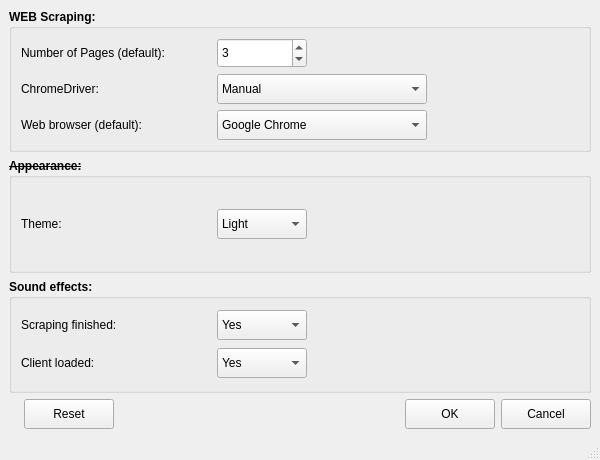
<?xml version="1.0" encoding="UTF-8"?>
<ui version="4.0">
 <class>SettingsWindow</class>
 <widget class="QMainWindow" name="SettingsWindow">
  <property name="geometry">
   <rect>
    <x>0</x>
    <y>0</y>
    <width>600</width>
    <height>460</height>
   </rect>
  </property>
  <property name="minimumSize">
   <size>
    <width>600</width>
    <height>460</height>
   </size>
  </property>
  <property name="maximumSize">
   <size>
    <width>600</width>
    <height>460</height>
   </size>
  </property>
  <property name="font">
   <font>
    <pointsize>9</pointsize>
   </font>
  </property>
  <property name="windowTitle">
   <string>Settings</string>
  </property>
  <widget class="QWidget" name="centralwidget">
   <layout class="QVBoxLayout" name="verticalLayout_4">
    <item>
     <widget class="QGroupBox" name="groupBox">
      <property name="font">
       <font>
        <pointsize>9</pointsize>
        <weight>75</weight>
        <bold>true</bold>
       </font>
      </property>
      <property name="title">
       <string>WEB Scraping:</string>
      </property>
      <layout class="QVBoxLayout" name="verticalLayout">
       <item>
        <layout class="QHBoxLayout" name="horizontalLayout_7">
         <item>
          <widget class="QLabel" name="label">
           <property name="minimumSize">
            <size>
             <width>190</width>
             <height>30</height>
            </size>
           </property>
           <property name="maximumSize">
            <size>
             <width>190</width>
             <height>30</height>
            </size>
           </property>
           <property name="font">
            <font>
             <weight>50</weight>
             <bold>false</bold>
            </font>
           </property>
           <property name="text">
            <string>Number of Pages (default):</string>
           </property>
          </widget>
         </item>
         <item>
          <widget class="QSpinBox" name="spinBox_number_of_pages_default">
           <property name="minimumSize">
            <size>
             <width>90</width>
             <height>30</height>
            </size>
           </property>
           <property name="maximumSize">
            <size>
             <width>90</width>
             <height>30</height>
            </size>
           </property>
           <property name="font">
            <font>
             <pointsize>9</pointsize>
             <weight>50</weight>
             <bold>false</bold>
            </font>
           </property>
           <property name="styleSheet">
            <string notr="true"/>
           </property>
           <property name="minimum">
            <number>1</number>
           </property>
           <property name="maximum">
            <number>15</number>
           </property>
           <property name="value">
            <number>3</number>
           </property>
          </widget>
         </item>
         <item>
          <spacer name="horizontalSpacer_6">
           <property name="orientation">
            <enum>Qt::Horizontal</enum>
           </property>
           <property name="sizeHint" stdset="0">
            <size>
             <width>40</width>
             <height>20</height>
            </size>
           </property>
          </spacer>
         </item>
        </layout>
       </item>
       <item>
        <layout class="QHBoxLayout" name="horizontalLayout_6">
         <item>
          <widget class="QLabel" name="label_2">
           <property name="minimumSize">
            <size>
             <width>190</width>
             <height>30</height>
            </size>
           </property>
           <property name="maximumSize">
            <size>
             <width>190</width>
             <height>30</height>
            </size>
           </property>
           <property name="font">
            <font>
             <weight>50</weight>
             <bold>false</bold>
             <strikeout>false</strikeout>
            </font>
           </property>
           <property name="text">
            <string>ChromeDriver:</string>
           </property>
          </widget>
         </item>
         <item>
          <widget class="QComboBox" name="comboBox_ChromeDriver">
           <property name="minimumSize">
            <size>
             <width>210</width>
             <height>30</height>
            </size>
           </property>
           <property name="maximumSize">
            <size>
             <width>210</width>
             <height>30</height>
            </size>
           </property>
           <property name="font">
            <font>
             <pointsize>9</pointsize>
             <weight>50</weight>
             <bold>false</bold>
             <strikeout>false</strikeout>
            </font>
           </property>
           <property name="styleSheet">
            <string notr="true"/>
           </property>
           <item>
            <property name="text">
             <string>Manual</string>
            </property>
           </item>
           <item>
            <property name="text">
             <string>Library webdriver-manager</string>
            </property>
           </item>
          </widget>
         </item>
         <item>
          <spacer name="horizontalSpacer_7">
           <property name="orientation">
            <enum>Qt::Horizontal</enum>
           </property>
           <property name="sizeHint" stdset="0">
            <size>
             <width>40</width>
             <height>20</height>
            </size>
           </property>
          </spacer>
         </item>
        </layout>
       </item>
       <item>
        <layout class="QHBoxLayout" name="horizontalLayout_5">
         <item>
          <widget class="QLabel" name="label_3">
           <property name="minimumSize">
            <size>
             <width>190</width>
             <height>30</height>
            </size>
           </property>
           <property name="maximumSize">
            <size>
             <width>190</width>
             <height>30</height>
            </size>
           </property>
           <property name="font">
            <font>
             <weight>50</weight>
             <bold>false</bold>
             <strikeout>false</strikeout>
            </font>
           </property>
           <property name="text">
            <string>Web browser (default):</string>
           </property>
          </widget>
         </item>
         <item>
          <widget class="QComboBox" name="comboBox_Web_browser">
           <property name="minimumSize">
            <size>
             <width>210</width>
             <height>30</height>
            </size>
           </property>
           <property name="maximumSize">
            <size>
             <width>210</width>
             <height>30</height>
            </size>
           </property>
           <property name="font">
            <font>
             <weight>50</weight>
             <bold>false</bold>
             <strikeout>false</strikeout>
            </font>
           </property>
           <item>
            <property name="text">
             <string>Google Chrome</string>
            </property>
           </item>
           <item>
            <property name="text">
             <string>Firefox Browser</string>
            </property>
           </item>
          </widget>
         </item>
         <item>
          <spacer name="horizontalSpacer_5">
           <property name="orientation">
            <enum>Qt::Horizontal</enum>
           </property>
           <property name="sizeHint" stdset="0">
            <size>
             <width>40</width>
             <height>20</height>
            </size>
           </property>
          </spacer>
         </item>
        </layout>
       </item>
      </layout>
     </widget>
    </item>
    <item>
     <widget class="QGroupBox" name="groupBox_2">
      <property name="font">
       <font>
        <pointsize>9</pointsize>
        <weight>75</weight>
        <bold>true</bold>
        <strikeout>true</strikeout>
       </font>
      </property>
      <property name="title">
       <string>Appearance:</string>
      </property>
      <layout class="QVBoxLayout" name="verticalLayout_2">
       <item>
        <layout class="QHBoxLayout" name="horizontalLayout_4">
         <item>
          <widget class="QLabel" name="label_7">
           <property name="minimumSize">
            <size>
             <width>190</width>
             <height>30</height>
            </size>
           </property>
           <property name="maximumSize">
            <size>
             <width>190</width>
             <height>30</height>
            </size>
           </property>
           <property name="font">
            <font>
             <weight>50</weight>
             <bold>false</bold>
             <strikeout>false</strikeout>
            </font>
           </property>
           <property name="text">
            <string>Theme:</string>
           </property>
          </widget>
         </item>
         <item>
          <widget class="QComboBox" name="comboBox_Theme">
           <property name="minimumSize">
            <size>
             <width>90</width>
             <height>30</height>
            </size>
           </property>
           <property name="maximumSize">
            <size>
             <width>90</width>
             <height>30</height>
            </size>
           </property>
           <property name="font">
            <font>
             <weight>50</weight>
             <bold>false</bold>
             <strikeout>false</strikeout>
            </font>
           </property>
           <item>
            <property name="text">
             <string>Light</string>
            </property>
           </item>
           <item>
            <property name="text">
             <string>Dark</string>
            </property>
           </item>
          </widget>
         </item>
         <item>
          <spacer name="horizontalSpacer_4">
           <property name="orientation">
            <enum>Qt::Horizontal</enum>
           </property>
           <property name="sizeHint" stdset="0">
            <size>
             <width>40</width>
             <height>20</height>
            </size>
           </property>
          </spacer>
         </item>
        </layout>
       </item>
      </layout>
     </widget>
    </item>
    <item>
     <widget class="QGroupBox" name="groupBox_3">
      <property name="font">
       <font>
        <pointsize>9</pointsize>
        <weight>75</weight>
        <bold>true</bold>
       </font>
      </property>
      <property name="title">
       <string>Sound effects:</string>
      </property>
      <layout class="QVBoxLayout" name="verticalLayout_3">
       <item>
        <layout class="QHBoxLayout" name="horizontalLayout_2">
         <item>
          <widget class="QLabel" name="label_8">
           <property name="minimumSize">
            <size>
             <width>190</width>
             <height>30</height>
            </size>
           </property>
           <property name="maximumSize">
            <size>
             <width>190</width>
             <height>30</height>
            </size>
           </property>
           <property name="font">
            <font>
             <weight>50</weight>
             <bold>false</bold>
            </font>
           </property>
           <property name="text">
            <string>Scraping finished:</string>
           </property>
          </widget>
         </item>
         <item>
          <widget class="QComboBox" name="comboBox_ScrapingFinished">
           <property name="minimumSize">
            <size>
             <width>90</width>
             <height>30</height>
            </size>
           </property>
           <property name="maximumSize">
            <size>
             <width>90</width>
             <height>30</height>
            </size>
           </property>
           <property name="font">
            <font>
             <weight>50</weight>
             <bold>false</bold>
            </font>
           </property>
           <item>
            <property name="text">
             <string>Yes</string>
            </property>
           </item>
           <item>
            <property name="text">
             <string>No</string>
            </property>
           </item>
          </widget>
         </item>
         <item>
          <spacer name="horizontalSpacer_2">
           <property name="orientation">
            <enum>Qt::Horizontal</enum>
           </property>
           <property name="sizeHint" stdset="0">
            <size>
             <width>40</width>
             <height>20</height>
            </size>
           </property>
          </spacer>
         </item>
        </layout>
       </item>
       <item>
        <layout class="QHBoxLayout" name="horizontalLayout_3">
         <item>
          <widget class="QLabel" name="label_9">
           <property name="minimumSize">
            <size>
             <width>190</width>
             <height>30</height>
            </size>
           </property>
           <property name="maximumSize">
            <size>
             <width>190</width>
             <height>30</height>
            </size>
           </property>
           <property name="font">
            <font>
             <weight>50</weight>
             <bold>false</bold>
            </font>
           </property>
           <property name="text">
            <string>Client loaded:</string>
           </property>
          </widget>
         </item>
         <item>
          <widget class="QComboBox" name="comboBox_ClientLoaded">
           <property name="minimumSize">
            <size>
             <width>90</width>
             <height>30</height>
            </size>
           </property>
           <property name="maximumSize">
            <size>
             <width>90</width>
             <height>30</height>
            </size>
           </property>
           <property name="font">
            <font>
             <weight>50</weight>
             <bold>false</bold>
            </font>
           </property>
           <item>
            <property name="text">
             <string>Yes</string>
            </property>
           </item>
           <item>
            <property name="text">
             <string>No</string>
            </property>
           </item>
          </widget>
         </item>
         <item>
          <spacer name="horizontalSpacer_3">
           <property name="orientation">
            <enum>Qt::Horizontal</enum>
           </property>
           <property name="sizeHint" stdset="0">
            <size>
             <width>40</width>
             <height>20</height>
            </size>
           </property>
          </spacer>
         </item>
        </layout>
       </item>
      </layout>
     </widget>
    </item>
    <item>
     <layout class="QHBoxLayout" name="horizontalLayout">
      <property name="leftMargin">
       <number>15</number>
      </property>
      <property name="rightMargin">
       <number>0</number>
      </property>
      <item>
       <widget class="QPushButton" name="button_reset">
        <property name="minimumSize">
         <size>
          <width>90</width>
          <height>30</height>
         </size>
        </property>
        <property name="maximumSize">
         <size>
          <width>90</width>
          <height>30</height>
         </size>
        </property>
        <property name="font">
         <font/>
        </property>
        <property name="styleSheet">
         <string notr="true"/>
        </property>
        <property name="text">
         <string>Reset</string>
        </property>
       </widget>
      </item>
      <item>
       <spacer name="horizontalSpacer">
        <property name="orientation">
         <enum>Qt::Horizontal</enum>
        </property>
        <property name="sizeType">
         <enum>QSizePolicy::Expanding</enum>
        </property>
        <property name="sizeHint" stdset="0">
         <size>
          <width>350</width>
          <height>20</height>
         </size>
        </property>
       </spacer>
      </item>
      <item>
       <widget class="QPushButton" name="button_ok">
        <property name="minimumSize">
         <size>
          <width>90</width>
          <height>30</height>
         </size>
        </property>
        <property name="maximumSize">
         <size>
          <width>90</width>
          <height>30</height>
         </size>
        </property>
        <property name="font">
         <font/>
        </property>
        <property name="styleSheet">
         <string notr="true"/>
        </property>
        <property name="text">
         <string>OK</string>
        </property>
       </widget>
      </item>
      <item>
       <widget class="QPushButton" name="button_cancel">
        <property name="minimumSize">
         <size>
          <width>90</width>
          <height>30</height>
         </size>
        </property>
        <property name="maximumSize">
         <size>
          <width>90</width>
          <height>30</height>
         </size>
        </property>
        <property name="font">
         <font/>
        </property>
        <property name="styleSheet">
         <string notr="true"/>
        </property>
        <property name="text">
         <string>Cancel</string>
        </property>
       </widget>
      </item>
     </layout>
    </item>
   </layout>
  </widget>
  <widget class="QStatusBar" name="statusBar"/>
 </widget>
 <resources/>
 <connections>
  <connection>
   <sender>button_cancel</sender>
   <signal>clicked()</signal>
   <receiver>SettingsWindow</receiver>
   <slot>close()</slot>
   <hints>
    <hint type="sourcelabel">
     <x>587</x>
     <y>411</y>
    </hint>
    <hint type="destinationlabel">
     <x>448</x>
     <y>144</y>
    </hint>
   </hints>
  </connection>
 </connections>
</ui>
